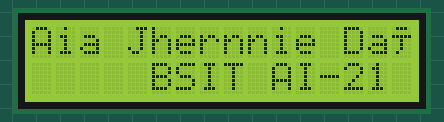
This sketch was run on a simulated Arduino Uno, built with avr-gcc and run on an emulated ATmega328P. Parts: 16×2 character LCD.

Above: at 0.1 s.
At 1.1 s:
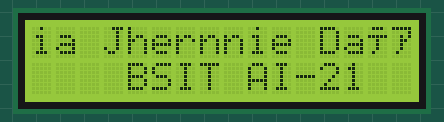
At 5.2 s:
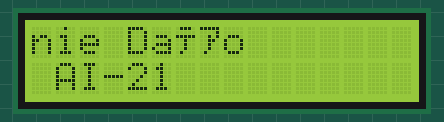
At 9.2 s:
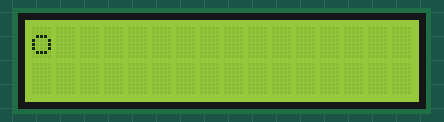
At 20.2 s:
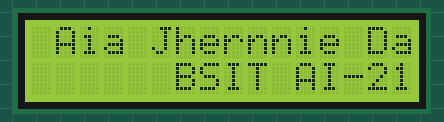
At 39.2 s:
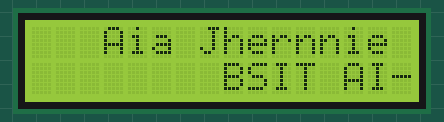

Measured:
- what the display in image 1 shows lasts 0.5 s, from 1.1 s to 1.6 s

The sketch:

Activity_3.ino
```cpp
#include <Wire.h>
#include <LiquidCrystal_I2C.h>

LiquidCrystal_I2C lcd(0x27, 16, 2);
const int _delay = 500;

void setup()
{
  lcd.begin();
  lcd.backlight();
  lcd.print("Aia Jhernnie Daño");
  lcd.setCursor(0, 1);
  lcd.print("     BSIT AI-21  ");
  delay(1000);
}

void loop()
{
  for (int pos = 0; pos < 27; pos++) {
    lcd.scrollDisplayLeft();
    delay(_delay);
  }
}
```
